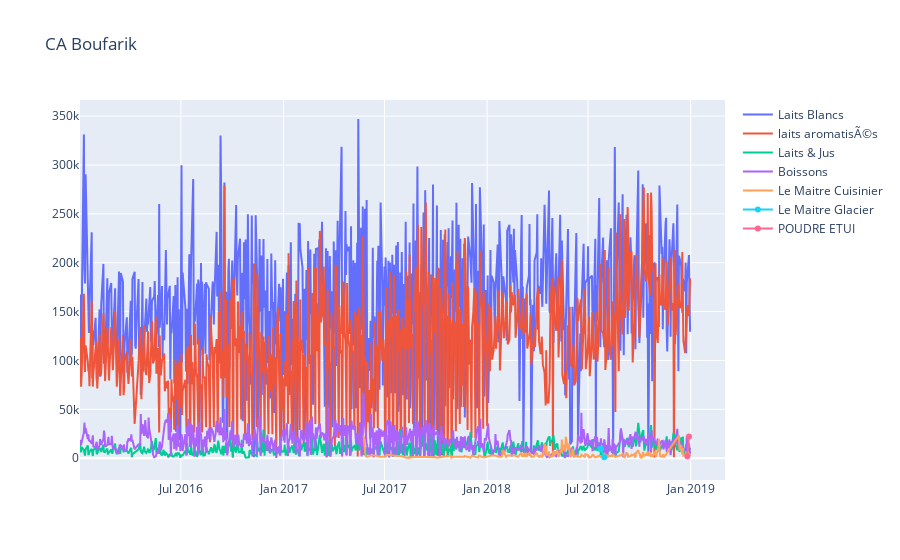

Notebook cell for this chart:
### Markdown cell above
## Ventes de gamme par itineraire

### Code cell
def Plot_Gamme(itinerary):
    
    data=[]
    i=0
    for gamme in tqdm(list(productDict.keys())):
        i+=1
        y=myData[(myData["ITINERARY_NAME"].str.contains(iti_name)) & (myData["PRODUCTPAGE_CODE"].str.match(gamme))][["GREGORIAN_DATE","TURNOVER"]].groupby("GREGORIAN_DATE").sum()
        if i<6:
            data.append(go.Scatter(
                x = y.index,
                y = y["TURNOVER"],
                mode="lines",
                name=f"{gamme}",))
        else:
            data.append(go.Scatter(
                x = y.index,
                y = y["TURNOVER"],
                mode="lines+markers",
                name=f"{gamme}",))

                                     ###           PLOTING       ###
    layout = go.Layout(title=f"CA {itinerary}")
    fig=go.Figure(data=data,layout=layout)
    pyo.iplot(fig)
Plot_Gamme(iti_name)

### Figure 1 — Plotly figure (JSON) as saved in the notebook; plotly's stock layout.template omitted (floating-point values rounded to 4 significant figures; data arrays with more than 128 entries replaced by an {"elided": "..."} marker saying what was removed)
{"data": [{"mode": "lines", "name": "Laits Blancs", "type": "scatter", "x": {"elided": "704 str values"}, "y": {"elided": "704 float values"}}, {"mode": "lines", "name": "laits aromatisÃ©s", "type": "scatter", "x": {"elided": "722 str values"}, "y": {"elided": "722 int values"}}, {"mode": "lines", "name": "Laits & Jus", "type": "scatter", "x": {"elided": "658 str values"}, "y": {"elided": "658 int values"}}, {"mode": "lines", "name": "Boissons", "type": "scatter", "x": {"elided": "684 str values"}, "y": {"elided": "684 int values"}}, {"mode": "lines", "name": "Le Maitre Cuisinier", "type": "scatter", "x": {"elided": "221 str values"}, "y": {"elided": "221 float values"}}, {"mode": "lines+markers", "name": "Le Maitre Glacier", "type": "scatter", "x": ["2018-07-23", "2018-07-24", "2018-07-30"], "y": [9440, 9760, 960]}, {"mode": "lines+markers", "name": "POUDRE ETUI", "type": "scatter", "x": ["2018-12-26", "2018-12-29"], "y": [2010, 22110]}], "layout": {"title": {"text": "CA Boufarik"}}}
